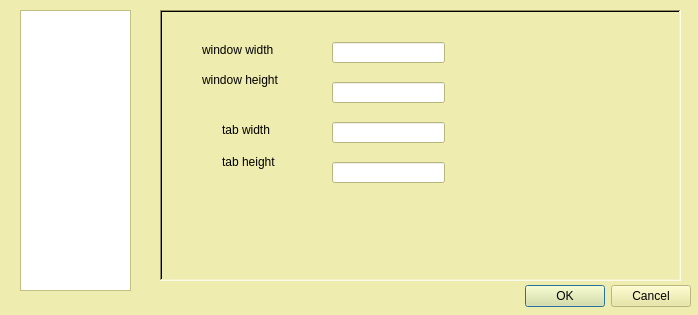
<?xml version="1.0" encoding="UTF-8"?>
<ui version="4.0">
 <class>QSPreset</class>
 <widget class="QDialog" name="QSPreset">
  <property name="geometry">
   <rect>
    <x>0</x>
    <y>0</y>
    <width>698</width>
    <height>315</height>
   </rect>
  </property>
  <property name="palette">
   <palette>
    <active>
     <colorrole role="WindowText">
      <brush brushstyle="SolidPattern">
       <color alpha="255">
        <red>0</red>
        <green>0</green>
        <blue>0</blue>
       </color>
      </brush>
     </colorrole>
     <colorrole role="Button">
      <brush brushstyle="SolidPattern">
       <color alpha="194">
        <red>232</red>
        <green>230</green>
        <blue>150</blue>
       </color>
      </brush>
     </colorrole>
     <colorrole role="Light">
      <brush brushstyle="SolidPattern">
       <color alpha="194">
        <red>255</red>
        <green>255</green>
        <blue>255</blue>
       </color>
      </brush>
     </colorrole>
     <colorrole role="Midlight">
      <brush brushstyle="SolidPattern">
       <color alpha="194">
        <red>243</red>
        <green>242</green>
        <blue>202</blue>
       </color>
      </brush>
     </colorrole>
     <colorrole role="Dark">
      <brush brushstyle="SolidPattern">
       <color alpha="194">
        <red>116</red>
        <green>115</green>
        <blue>75</blue>
       </color>
      </brush>
     </colorrole>
     <colorrole role="Mid">
      <brush brushstyle="SolidPattern">
       <color alpha="194">
        <red>155</red>
        <green>153</green>
        <blue>100</blue>
       </color>
      </brush>
     </colorrole>
     <colorrole role="Text">
      <brush brushstyle="SolidPattern">
       <color alpha="255">
        <red>0</red>
        <green>0</green>
        <blue>0</blue>
       </color>
      </brush>
     </colorrole>
     <colorrole role="BrightText">
      <brush brushstyle="SolidPattern">
       <color alpha="255">
        <red>255</red>
        <green>255</green>
        <blue>255</blue>
       </color>
      </brush>
     </colorrole>
     <colorrole role="ButtonText">
      <brush brushstyle="SolidPattern">
       <color alpha="255">
        <red>0</red>
        <green>0</green>
        <blue>0</blue>
       </color>
      </brush>
     </colorrole>
     <colorrole role="Base">
      <brush brushstyle="SolidPattern">
       <color alpha="255">
        <red>255</red>
        <green>255</green>
        <blue>255</blue>
       </color>
      </brush>
     </colorrole>
     <colorrole role="Window">
      <brush brushstyle="SolidPattern">
       <color alpha="194">
        <red>232</red>
        <green>230</green>
        <blue>150</blue>
       </color>
      </brush>
     </colorrole>
     <colorrole role="Shadow">
      <brush brushstyle="SolidPattern">
       <color alpha="255">
        <red>0</red>
        <green>0</green>
        <blue>0</blue>
       </color>
      </brush>
     </colorrole>
     <colorrole role="AlternateBase">
      <brush brushstyle="SolidPattern">
       <color alpha="224">
        <red>243</red>
        <green>242</green>
        <blue>202</blue>
       </color>
      </brush>
     </colorrole>
     <colorrole role="ToolTipBase">
      <brush brushstyle="SolidPattern">
       <color alpha="255">
        <red>255</red>
        <green>255</green>
        <blue>220</blue>
       </color>
      </brush>
     </colorrole>
     <colorrole role="ToolTipText">
      <brush brushstyle="SolidPattern">
       <color alpha="255">
        <red>0</red>
        <green>0</green>
        <blue>0</blue>
       </color>
      </brush>
     </colorrole>
    </active>
    <inactive>
     <colorrole role="WindowText">
      <brush brushstyle="SolidPattern">
       <color alpha="255">
        <red>0</red>
        <green>0</green>
        <blue>0</blue>
       </color>
      </brush>
     </colorrole>
     <colorrole role="Button">
      <brush brushstyle="SolidPattern">
       <color alpha="194">
        <red>232</red>
        <green>230</green>
        <blue>150</blue>
       </color>
      </brush>
     </colorrole>
     <colorrole role="Light">
      <brush brushstyle="SolidPattern">
       <color alpha="194">
        <red>255</red>
        <green>255</green>
        <blue>255</blue>
       </color>
      </brush>
     </colorrole>
     <colorrole role="Midlight">
      <brush brushstyle="SolidPattern">
       <color alpha="194">
        <red>243</red>
        <green>242</green>
        <blue>202</blue>
       </color>
      </brush>
     </colorrole>
     <colorrole role="Dark">
      <brush brushstyle="SolidPattern">
       <color alpha="194">
        <red>116</red>
        <green>115</green>
        <blue>75</blue>
       </color>
      </brush>
     </colorrole>
     <colorrole role="Mid">
      <brush brushstyle="SolidPattern">
       <color alpha="194">
        <red>155</red>
        <green>153</green>
        <blue>100</blue>
       </color>
      </brush>
     </colorrole>
     <colorrole role="Text">
      <brush brushstyle="SolidPattern">
       <color alpha="255">
        <red>0</red>
        <green>0</green>
        <blue>0</blue>
       </color>
      </brush>
     </colorrole>
     <colorrole role="BrightText">
      <brush brushstyle="SolidPattern">
       <color alpha="255">
        <red>255</red>
        <green>255</green>
        <blue>255</blue>
       </color>
      </brush>
     </colorrole>
     <colorrole role="ButtonText">
      <brush brushstyle="SolidPattern">
       <color alpha="255">
        <red>0</red>
        <green>0</green>
        <blue>0</blue>
       </color>
      </brush>
     </colorrole>
     <colorrole role="Base">
      <brush brushstyle="SolidPattern">
       <color alpha="255">
        <red>255</red>
        <green>255</green>
        <blue>255</blue>
       </color>
      </brush>
     </colorrole>
     <colorrole role="Window">
      <brush brushstyle="SolidPattern">
       <color alpha="194">
        <red>232</red>
        <green>230</green>
        <blue>150</blue>
       </color>
      </brush>
     </colorrole>
     <colorrole role="Shadow">
      <brush brushstyle="SolidPattern">
       <color alpha="255">
        <red>0</red>
        <green>0</green>
        <blue>0</blue>
       </color>
      </brush>
     </colorrole>
     <colorrole role="AlternateBase">
      <brush brushstyle="SolidPattern">
       <color alpha="224">
        <red>243</red>
        <green>242</green>
        <blue>202</blue>
       </color>
      </brush>
     </colorrole>
     <colorrole role="ToolTipBase">
      <brush brushstyle="SolidPattern">
       <color alpha="255">
        <red>255</red>
        <green>255</green>
        <blue>220</blue>
       </color>
      </brush>
     </colorrole>
     <colorrole role="ToolTipText">
      <brush brushstyle="SolidPattern">
       <color alpha="255">
        <red>0</red>
        <green>0</green>
        <blue>0</blue>
       </color>
      </brush>
     </colorrole>
    </inactive>
    <disabled>
     <colorrole role="WindowText">
      <brush brushstyle="SolidPattern">
       <color alpha="194">
        <red>116</red>
        <green>115</green>
        <blue>75</blue>
       </color>
      </brush>
     </colorrole>
     <colorrole role="Button">
      <brush brushstyle="SolidPattern">
       <color alpha="194">
        <red>232</red>
        <green>230</green>
        <blue>150</blue>
       </color>
      </brush>
     </colorrole>
     <colorrole role="Light">
      <brush brushstyle="SolidPattern">
       <color alpha="194">
        <red>255</red>
        <green>255</green>
        <blue>255</blue>
       </color>
      </brush>
     </colorrole>
     <colorrole role="Midlight">
      <brush brushstyle="SolidPattern">
       <color alpha="194">
        <red>243</red>
        <green>242</green>
        <blue>202</blue>
       </color>
      </brush>
     </colorrole>
     <colorrole role="Dark">
      <brush brushstyle="SolidPattern">
       <color alpha="194">
        <red>116</red>
        <green>115</green>
        <blue>75</blue>
       </color>
      </brush>
     </colorrole>
     <colorrole role="Mid">
      <brush brushstyle="SolidPattern">
       <color alpha="194">
        <red>155</red>
        <green>153</green>
        <blue>100</blue>
       </color>
      </brush>
     </colorrole>
     <colorrole role="Text">
      <brush brushstyle="SolidPattern">
       <color alpha="194">
        <red>116</red>
        <green>115</green>
        <blue>75</blue>
       </color>
      </brush>
     </colorrole>
     <colorrole role="BrightText">
      <brush brushstyle="SolidPattern">
       <color alpha="255">
        <red>255</red>
        <green>255</green>
        <blue>255</blue>
       </color>
      </brush>
     </colorrole>
     <colorrole role="ButtonText">
      <brush brushstyle="SolidPattern">
       <color alpha="194">
        <red>116</red>
        <green>115</green>
        <blue>75</blue>
       </color>
      </brush>
     </colorrole>
     <colorrole role="Base">
      <brush brushstyle="SolidPattern">
       <color alpha="194">
        <red>232</red>
        <green>230</green>
        <blue>150</blue>
       </color>
      </brush>
     </colorrole>
     <colorrole role="Window">
      <brush brushstyle="SolidPattern">
       <color alpha="194">
        <red>232</red>
        <green>230</green>
        <blue>150</blue>
       </color>
      </brush>
     </colorrole>
     <colorrole role="Shadow">
      <brush brushstyle="SolidPattern">
       <color alpha="255">
        <red>0</red>
        <green>0</green>
        <blue>0</blue>
       </color>
      </brush>
     </colorrole>
     <colorrole role="AlternateBase">
      <brush brushstyle="SolidPattern">
       <color alpha="194">
        <red>232</red>
        <green>230</green>
        <blue>150</blue>
       </color>
      </brush>
     </colorrole>
     <colorrole role="ToolTipBase">
      <brush brushstyle="SolidPattern">
       <color alpha="255">
        <red>255</red>
        <green>255</green>
        <blue>220</blue>
       </color>
      </brush>
     </colorrole>
     <colorrole role="ToolTipText">
      <brush brushstyle="SolidPattern">
       <color alpha="255">
        <red>0</red>
        <green>0</green>
        <blue>0</blue>
       </color>
      </brush>
     </colorrole>
    </disabled>
   </palette>
  </property>
  <property name="windowTitle">
   <string>Dialog</string>
  </property>
  <widget class="QDialogButtonBox" name="buttonBox">
   <property name="geometry">
    <rect>
     <x>390</x>
     <y>280</y>
     <width>301</width>
     <height>32</height>
    </rect>
   </property>
   <property name="orientation">
    <enum>Qt::Horizontal</enum>
   </property>
   <property name="standardButtons">
    <set>QDialogButtonBox::Cancel|QDialogButtonBox::Ok</set>
   </property>
  </widget>
  <widget class="QStackedWidget" name="stackedWidget">
   <property name="geometry">
    <rect>
     <x>160</x>
     <y>10</y>
     <width>521</width>
     <height>271</height>
    </rect>
   </property>
   <property name="toolTip">
    <string>Wave Preset</string>
   </property>
   <property name="frameShape">
    <enum>QFrame::WinPanel</enum>
   </property>
   <property name="frameShadow">
    <enum>QFrame::Sunken</enum>
   </property>
   <property name="currentIndex">
    <number>0</number>
   </property>
   <widget class="QWidget" name="generalPreset">
    <widget class="QLabel" name="label_6">
     <property name="geometry">
      <rect>
       <x>40</x>
       <y>30</y>
       <width>91</width>
       <height>16</height>
      </rect>
     </property>
     <property name="text">
      <string>window width</string>
     </property>
    </widget>
    <widget class="QLabel" name="label_7">
     <property name="geometry">
      <rect>
       <x>40</x>
       <y>60</y>
       <width>101</width>
       <height>16</height>
      </rect>
     </property>
     <property name="text">
      <string>window height</string>
     </property>
    </widget>
    <widget class="QLineEdit" name="editWinWidth">
     <property name="geometry">
      <rect>
       <x>170</x>
       <y>30</y>
       <width>113</width>
       <height>21</height>
      </rect>
     </property>
     <property name="inputMask">
      <string>999</string>
     </property>
    </widget>
    <widget class="QLineEdit" name="editWinHeight">
     <property name="geometry">
      <rect>
       <x>170</x>
       <y>70</y>
       <width>113</width>
       <height>21</height>
      </rect>
     </property>
     <property name="inputMask">
      <string>999</string>
     </property>
    </widget>
    <widget class="QLabel" name="label_8">
     <property name="geometry">
      <rect>
       <x>60</x>
       <y>110</y>
       <width>62</width>
       <height>16</height>
      </rect>
     </property>
     <property name="text">
      <string>tab width</string>
     </property>
    </widget>
    <widget class="QLabel" name="label_9">
     <property name="geometry">
      <rect>
       <x>60</x>
       <y>140</y>
       <width>71</width>
       <height>20</height>
      </rect>
     </property>
     <property name="text">
      <string>tab height</string>
     </property>
    </widget>
    <widget class="QLineEdit" name="editTabWidth">
     <property name="geometry">
      <rect>
       <x>170</x>
       <y>110</y>
       <width>113</width>
       <height>21</height>
      </rect>
     </property>
    </widget>
    <widget class="QLineEdit" name="editTabHeight">
     <property name="geometry">
      <rect>
       <x>170</x>
       <y>150</y>
       <width>113</width>
       <height>21</height>
      </rect>
     </property>
    </widget>
   </widget>
   <widget class="QWidget" name="wavPreset">
    <widget class="QLabel" name="label">
     <property name="geometry">
      <rect>
       <x>30</x>
       <y>30</y>
       <width>91</width>
       <height>16</height>
      </rect>
     </property>
     <property name="text">
      <string>sample mode</string>
     </property>
    </widget>
    <widget class="QLabel" name="label_2">
     <property name="geometry">
      <rect>
       <x>40</x>
       <y>110</y>
       <width>62</width>
       <height>16</height>
      </rect>
     </property>
     <property name="text">
      <string>TextLabel</string>
     </property>
    </widget>
    <widget class="QLineEdit" name="lineEdit">
     <property name="geometry">
      <rect>
       <x>130</x>
       <y>70</y>
       <width>113</width>
       <height>21</height>
      </rect>
     </property>
    </widget>
    <widget class="QLineEdit" name="lineEdit_2">
     <property name="geometry">
      <rect>
       <x>130</x>
       <y>100</y>
       <width>113</width>
       <height>21</height>
      </rect>
     </property>
    </widget>
    <widget class="QComboBox" name="comboBox">
     <property name="geometry">
      <rect>
       <x>130</x>
       <y>30</y>
       <width>111</width>
       <height>26</height>
      </rect>
     </property>
     <item>
      <property name="text">
       <string>sample evenly</string>
      </property>
     </item>
     <item>
      <property name="text">
       <string>sample extremum</string>
      </property>
     </item>
    </widget>
   </widget>
   <widget class="QWidget" name="scorePreset">
    <property name="toolTip">
     <string>Score Preset</string>
    </property>
    <widget class="QLineEdit" name="editNoteSpacing">
     <property name="geometry">
      <rect>
       <x>120</x>
       <y>40</y>
       <width>113</width>
       <height>21</height>
      </rect>
     </property>
     <property name="inputMask">
      <string>99</string>
     </property>
    </widget>
    <widget class="QLineEdit" name="editLineSpacing">
     <property name="geometry">
      <rect>
       <x>120</x>
       <y>70</y>
       <width>113</width>
       <height>21</height>
      </rect>
     </property>
     <property name="inputMask">
      <string>99</string>
     </property>
    </widget>
    <widget class="QLineEdit" name="editNoteSize">
     <property name="geometry">
      <rect>
       <x>120</x>
       <y>110</y>
       <width>113</width>
       <height>21</height>
      </rect>
     </property>
     <property name="inputMask">
      <string>99</string>
     </property>
    </widget>
    <widget class="QLabel" name="preNoteSpacing">
     <property name="geometry">
      <rect>
       <x>20</x>
       <y>40</y>
       <width>81</width>
       <height>16</height>
      </rect>
     </property>
     <property name="text">
      <string>NoteSpacing</string>
     </property>
    </widget>
    <widget class="QLabel" name="preLineSpacing">
     <property name="geometry">
      <rect>
       <x>20</x>
       <y>70</y>
       <width>81</width>
       <height>16</height>
      </rect>
     </property>
     <property name="text">
      <string>LineSpacing</string>
     </property>
    </widget>
    <widget class="QLabel" name="preNoteSize">
     <property name="geometry">
      <rect>
       <x>30</x>
       <y>110</y>
       <width>62</width>
       <height>16</height>
      </rect>
     </property>
     <property name="text">
      <string>NoteSize</string>
     </property>
    </widget>
   </widget>
   <widget class="QWidget" name="staffPreset">
    <property name="toolTip">
     <string>Staff Preset</string>
    </property>
    <widget class="QSpinBox" name="spinBox">
     <property name="geometry">
      <rect>
       <x>100</x>
       <y>80</y>
       <width>91</width>
       <height>24</height>
      </rect>
     </property>
     <property name="minimum">
      <number>32</number>
     </property>
     <property name="maximum">
      <number>240</number>
     </property>
     <property name="value">
      <number>96</number>
     </property>
    </widget>
    <widget class="QLabel" name="label_3">
     <property name="geometry">
      <rect>
       <x>30</x>
       <y>80</y>
       <width>62</width>
       <height>16</height>
      </rect>
     </property>
     <property name="text">
      <string>tempo</string>
     </property>
    </widget>
    <widget class="QComboBox" name="wallPaperSelect">
     <property name="geometry">
      <rect>
       <x>370</x>
       <y>20</y>
       <width>121</width>
       <height>26</height>
      </rect>
     </property>
     <property name="toolTip">
      <string>select the wall paper you like</string>
     </property>
     <item>
      <property name="text">
       <string>paper default</string>
      </property>
     </item>
     <item>
      <property name="text">
       <string>paper 1</string>
      </property>
     </item>
     <item>
      <property name="text">
       <string>paper 2</string>
      </property>
     </item>
     <item>
      <property name="text">
       <string>paper 3</string>
      </property>
     </item>
     <item>
      <property name="text">
       <string>paper 4</string>
      </property>
     </item>
     <item>
      <property name="text">
       <string>paper 5</string>
      </property>
     </item>
    </widget>
    <widget class="QLabel" name="label_4">
     <property name="geometry">
      <rect>
       <x>290</x>
       <y>30</y>
       <width>71</width>
       <height>16</height>
      </rect>
     </property>
     <property name="text">
      <string>wall paper</string>
     </property>
    </widget>
    <widget class="QLabel" name="label_5">
     <property name="geometry">
      <rect>
       <x>380</x>
       <y>60</y>
       <width>91</width>
       <height>81</height>
      </rect>
     </property>
     <property name="frameShape">
      <enum>QFrame::Panel</enum>
     </property>
     <property name="frameShadow">
      <enum>QFrame::Raised</enum>
     </property>
     <property name="text">
      <string/>
     </property>
     <property name="pixmap">
      <pixmap resource="qs.qrc">:/image/staff/wallpaper.png</pixmap>
     </property>
     <property name="scaledContents">
      <bool>true</bool>
     </property>
    </widget>
   </widget>
  </widget>
  <widget class="QListWidget" name="listWidget">
   <property name="geometry">
    <rect>
     <x>20</x>
     <y>10</y>
     <width>111</width>
     <height>281</height>
    </rect>
   </property>
  </widget>
 </widget>
 <resources>
  <include location="qs.qrc"/>
 </resources>
 <connections>
  <connection>
   <sender>buttonBox</sender>
   <signal>accepted()</signal>
   <receiver>QSPreset</receiver>
   <slot>accept()</slot>
   <hints>
    <hint type="sourcelabel">
     <x>248</x>
     <y>254</y>
    </hint>
    <hint type="destinationlabel">
     <x>157</x>
     <y>274</y>
    </hint>
   </hints>
  </connection>
  <connection>
   <sender>buttonBox</sender>
   <signal>rejected()</signal>
   <receiver>QSPreset</receiver>
   <slot>reject()</slot>
   <hints>
    <hint type="sourcelabel">
     <x>316</x>
     <y>260</y>
    </hint>
    <hint type="destinationlabel">
     <x>286</x>
     <y>274</y>
    </hint>
   </hints>
  </connection>
 </connections>
</ui>
